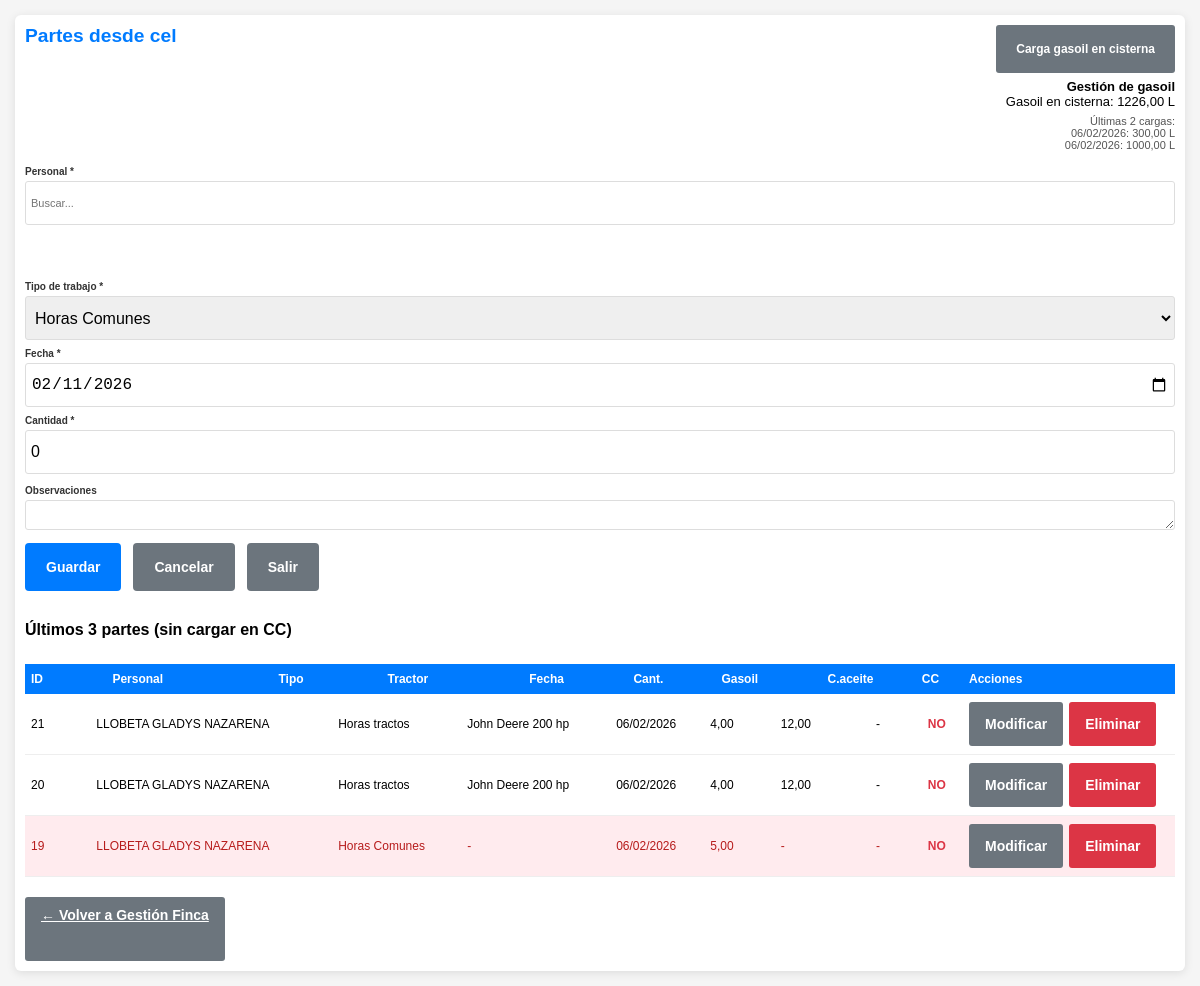
Page /partes_desde_cel.php (signed in) on the earlier database version.
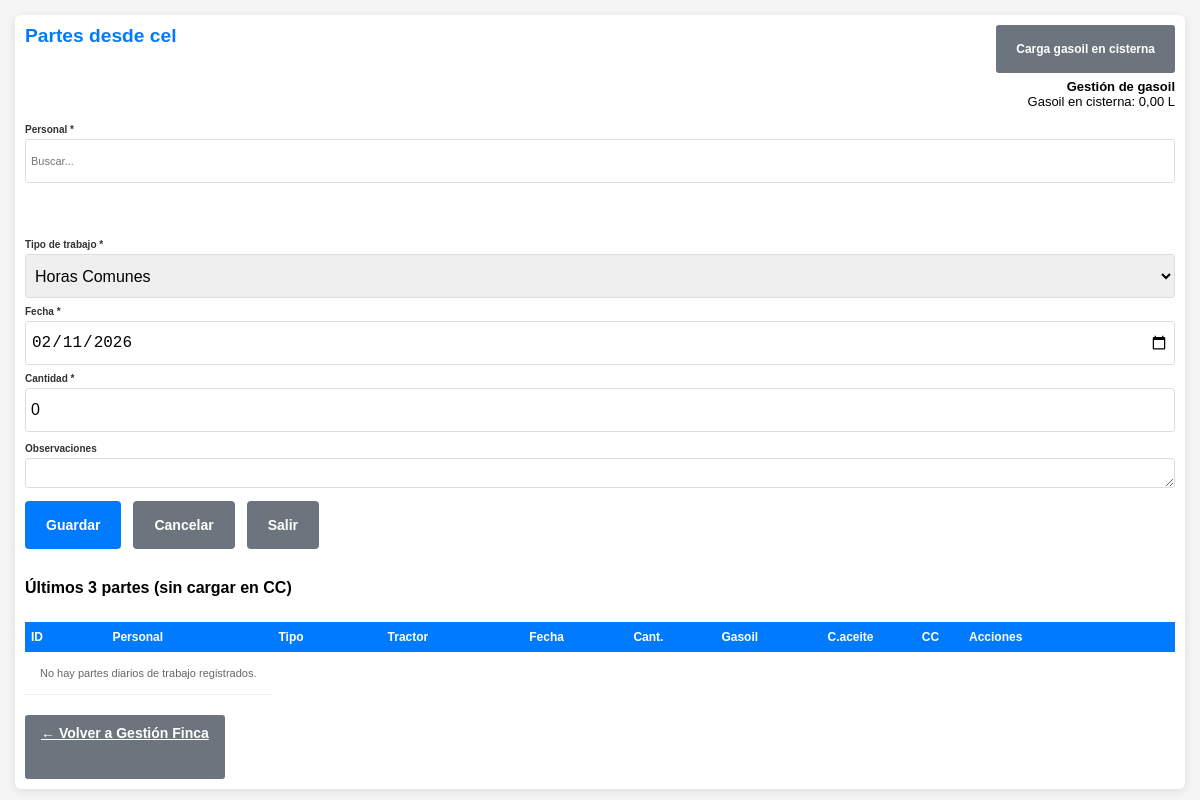
Same page on the later database version.
### tables this page shows
CREATE TABLE `pdt` (
  `id` int(11) NOT NULL AUTO_INCREMENT,
  `usuario_id` int(11) NOT NULL,
  `tipo_horas` enum('Horas tractos','Horas Comunes') NOT NULL DEFAULT 'Horas Comunes',
  `tractor` varchar(100) DEFAULT NULL,
  `fecha` date NOT NULL,
  `horas` decimal(5,2) DEFAULT 0.00,
  `cant_gasoil` decimal(6,2) DEFAULT NULL,
  `cambio_aceite` tinyint(1) DEFAULT 0,
  `en_cc` tinyint(1) DEFAULT 0,
  `observaciones` text DEFAULT NULL,
  `fecha_creacion` timestamp NOT NULL DEFAULT current_timestamp(),
  `fecha_modificacion` timestamp NOT NULL DEFAULT current_timestamp() ON UPDATE current_timestamp(),
  PRIMARY KEY (`id`),
  KEY `idx_usuario` (`usuario_id`),
  KEY `idx_fecha` (`fecha`),
  CONSTRAINT `pdt_ibfk_1` FOREIGN KEY (`usuario_id`) REFERENCES `usuarios` (`id`) ON DELETE CASCADE
);

CREATE TABLE `usuarios` (
  `id` int(11) NOT NULL AUTO_INCREMENT,
  `apellido` varchar(150) NOT NULL,
  `dni` varchar(20) NOT NULL,
  `cuit` varchar(25) DEFAULT NULL,
  `domicilio` varchar(200) DEFAULT NULL,
  `email` varchar(100) DEFAULT NULL,
  `celular` varchar(20) DEFAULT NULL,
  `consorcio` varchar(100) DEFAULT NULL,
  PRIMARY KEY (`id`)
);

### partes_desde_cel.php (called while the page is built, shortened)
<?php
include 'gestionar_finca.php';

### gestionar_finca.php (the view, shortened to what the changed rows need)
<?php
include 'db.php';
$desde_cel = DESDE_CEL;
if ($desde_cel) {
    $titulo_pagina = 'Partes desde cel';
} else {
    $form_action_url = 'gestionar_finca.php';
    $titulo_pagina = 'Gestión Finca - Partes Diarios de Trabajo (PDT)';
}
if (!empty($desde_cel)) {
    $sql_lista = "SELECT p.*, u.apellido AS usuario_nombre FROM pdt p INNER JOIN usuarios u ON u.id = p.usuario_id WHERE COALESCE(p.en_cc, 0) = 0 ORDER BY p.fecha DESC, p.id DESC LIMIT 3";
} else {
    $sql_lista = "SELECT p.*, u.apellido AS usuario_nombre FROM pdt p INNER JOIN usuarios u ON u.id = p.usuario_id ORDER BY p.fecha DESC, p.id DESC LIMIT 200";
}
$res_lista = mysqli_query($conexion, $sql_lista);
$gasoil_en_sisterna = 0;
$r_g = mysqli_query($conexion, "SELECT COALESCE(SUM(cantidad), 0) AS total FROM gasoil");
if ($r_g && $f_g = mysqli_fetch_assoc($r_g)) {
    $gasoil_en_sisterna = (float)$f_g['total'];
}
$ultimas_cargas_gasoil = [];
$r_cargas = mysqli_query($conexion, "SELECT fecha, cantidad FROM gasoil WHERE cantidad > 0 ORDER BY fecha DESC, id DESC LIMIT 2");
if ($r_cargas) {
    while ($c = mysqli_fetch_assoc($r_cargas)) {
        $ultimas_cargas_gasoil[] = ['fecha' => $c['fecha'], 'cantidad' => (float)$c['cantidad']];
    }
}
?>
<!DOCTYPE html>
<html lang="es">
<head>
</head>
<body<?= $desde_cel ? ' class="vista-partes-cel"' : '' ?>>
    <div class="container">
        <div style="display: flex; align-items: flex-start; justify-content: space-between; gap: 20px; flex-wrap: wrap; margin-bottom: 15px;">
            <h2 style="margin: 0;"><?= htmlspecialchars($titulo_pagina) ?></h2>
            <div style="text-align: right; flex-shrink: 0;">
                <div style="font-size: 13px;">
                    <strong>Gestión de gasoil</strong><br>
                    Gasoil en cisterna: <span id="gasoilEnSisternaVal"><?= number_format($gasoil_en_sisterna, 2, ',', '') ?></span> L
                    <?php if (!empty($ultimas_cargas_gasoil)): ?>
                    <div style="margin-top: 6px; font-size: 11px; color: #555;">
                        Últimas 2 cargas:<br>
                        <?php foreach ($ultimas_cargas_gasoil as $c): ?>
                        <?= date('d/m/Y', strtotime($c['fecha'])) ?>: <?= number_format($c['cantidad'], 2, ',', '') ?> L<br>
                        <?php endforeach; ?>
                    </div>
                    <?php endif; ?>
                </div>
            </div>
        </div>
        <div class="wrap-tabla-pdt">
        <table class="tabla-listado-pdt">
            <thead>
                <tr>
                    <th class="col-id">ID</th>
                    <th class="col-personal">Personal</th>
                    <th class="col-tipo">Tipo</th>
                    <th class="col-tractor">Tractor</th>
                    <th class="col-fecha">Fecha</th>
                    <th class="col-cantidad">Cant.</th>
                    <th class="col-gasoil">Gasoil</th>
                    <th class="col-cambio">C.aceite</th>
                    <th class="col-cc">CC</th>
                    <th class="col-acciones">Acciones</th>
                </tr>
            </thead>
            <tbody>
                <?php if ($res_lista && mysqli_num_rows($res_lista) > 0): ?>
                    <?php while ($pdt = mysqli_fetch_assoc($res_lista)): ?>
                        <?php $tiene_obs = !empty(trim($pdt['observaciones'] ?? '')); ?>
<tr class="fila-pdt<?= $tiene_obs ? ' fila-con-observaciones' : '' ?>" data-usuario-id="<?= (int)$pdt['usuario_id'] ?>"<?= $tiene_obs ? ' title="Clic para ver observaciones"' : '' ?>>
                                                            <td class="col-id" title="<?= (int)$pdt['id'] ?>"><?php $id = (string)$pdt['id']; echo strlen($id) > 6 ? substr($id, 0, 6) . '…' : $id; ?></td>
                            <td class="col-personal"><?= htmlspecialchars($pdt['usuario_nombre']) ?></td>
                            <td class="col-tipo" title="<?= htmlspecialchars($pdt['tipo_horas']) ?>"><?php $t = htmlspecialchars($pdt['tipo_horas']); echo mb_strlen($t) > 20 ? mb_substr($t, 0, 20) . '…' : $t; ?></td>
                            <td class="col-tractor"><?= htmlspecialchars($pdt['tractor'] ?? '-') ?></td>
                            <td class="col-fecha" title="<?= date('d/m/Y', strtotime($pdt['fecha'])) ?>"><?php $f = date('d/m/Y', strtotime($pdt['fecha'])); echo mb_strlen($f) > 20 ? mb_substr($f, 0, 20) . '…' : $f; ?></td>
                            <td class="col-cantidad"><?= number_format($pdt['horas'], 2, ',', '.') ?></td>
                            <td class="col-gasoil"><?= isset($pdt['cant_gasoil']) && $pdt['cant_gasoil'] !== null ? number_format($pdt['cant_gasoil'], 2, ',', '.') : '-' ?></td>
                            <td class="col-cambio"><?= (isset($pdt['cambio_aceite']) && $pdt['cambio_aceite'] == 1) ? '✓' : '-' ?></td>
                            <td class="col-cc" style="font-weight: bold; <?= (isset($pdt['en_cc']) && $pdt['en_cc'] == 1) ? 'color: #28a745;' : 'color: #dc3545;' ?>">
                                <?= (isset($pdt['en_cc']) && $pdt['en_cc'] == 1) ? 'SI' : 'NO' ?>
                            </td>
                            <td class="col-acciones">
                                <div class="acciones-botones">
                                    <form method="POST" style="display: inline;">
                                        <button type="submit" name="editar" class="btn btn-secondary">Modificar</button>
                                    </form>
                                    <form method="POST" style="display: inline;">
                                        <button type="submit" name="eliminar" class="btn btn-danger" onclick="return confirm('¿Eliminar este PDT?')">Eliminar</button>
                                    </form>
                                </div>
                            </td>
                        </tr>
                    <?php endwhile; ?>
                <?php else: ?>
                    <tr>
                        <td colspan="10" style="text-align: center; padding: 15px; color: #666; font-size: 11px;">No hay partes diarios de trabajo registrados.</td>
                    </tr>
                <?php endif; ?>
            </tbody>
        </table>
        </div>
    </div>
</body>
</html>

Differences in the rows shown:
removed pdt: id "21", usuario.apellido "LLOBETA GLADYS NAZARENA", tipo_horas "Horas tractos", tractor "John Deere 200 hp", fecha "06/02/2026", horas "4,00", cant_gasoil "12,00", en_cc "NO"
removed pdt: id "20", usuario.apellido "LLOBETA GLADYS NAZARENA", tipo_horas "Horas tractos", tractor "John Deere 200 hp", fecha "06/02/2026", horas "4,00", cant_gasoil "12,00", en_cc "NO"
removed pdt: id "19", usuario.apellido "LLOBETA GLADYS NAZARENA", tipo_horas "Horas Comunes", tractor "-", fecha "06/02/2026", horas "5,00", en_cc "NO"
Other differences:
$gasoil_en_sisterna: "1226,00" → "0,00"
text no longer shown: "Últimas 2 cargas:"
text now shown: "No hay partes diarios de trabajo registrados."
list line gone: "06/02/2026 : 300,00 L"
list line gone: "06/02/2026 : 1000,00 L"
